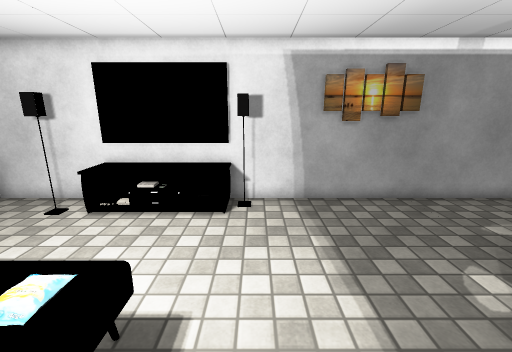
view 1 (above)

16 first-person views from a walk through a 3-D level made in the Unity game engine. The camera is 1.5 m above the floor, tilts 14° down and sees 90° across. The floor is counted in squares, 0.4 m on a side. Each view is taken from the middle of a square. On the plan, view 1 faces up. The plan holds only what a view shows up to about 20 squares ahead; the rest is blank. The place goes on beyond the plan. The player is left out. Some surface patterns are stand-ins.

view 2
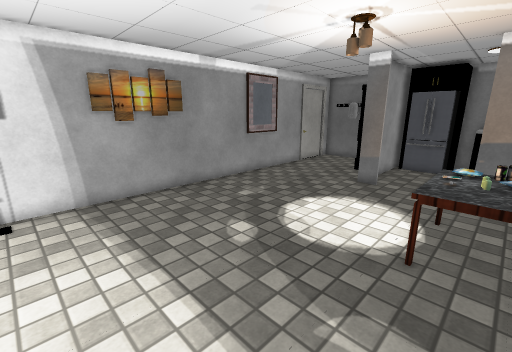

view 3
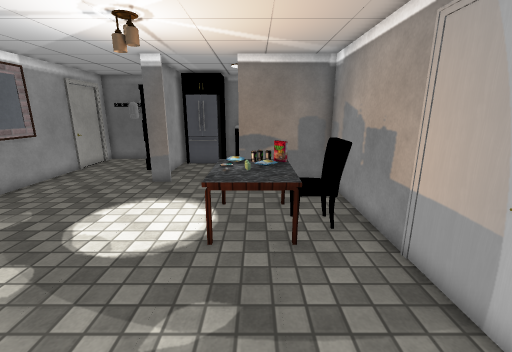

view 4
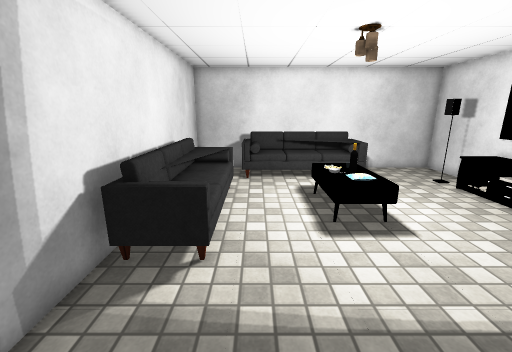

view 5
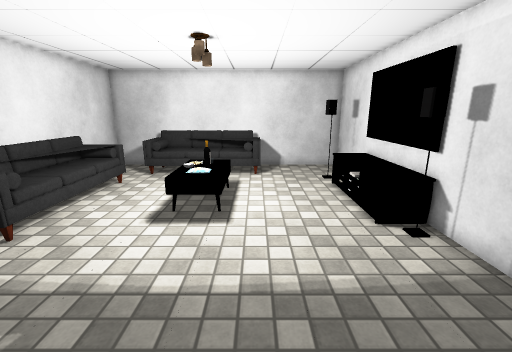

view 6
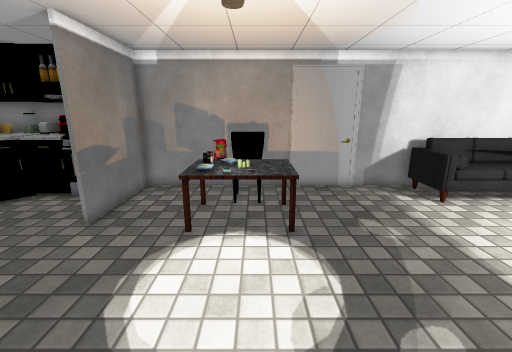

view 7
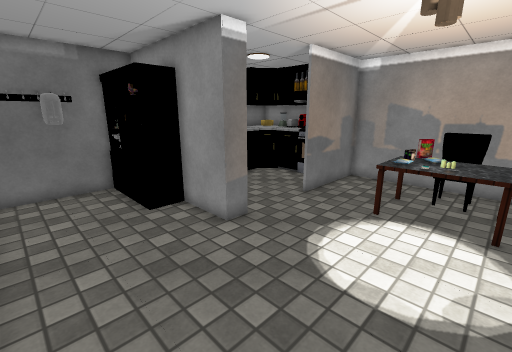

view 8
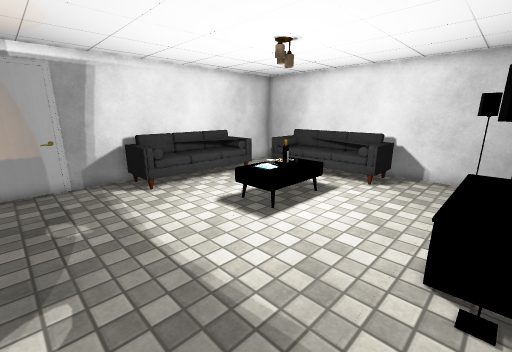

view 9
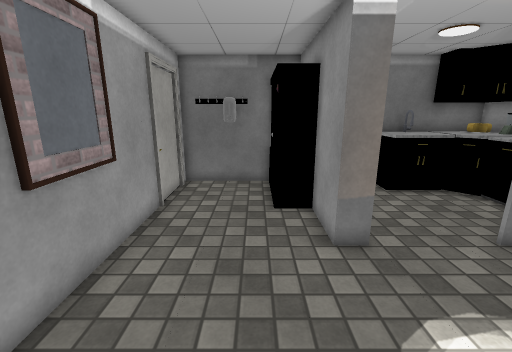

view 10
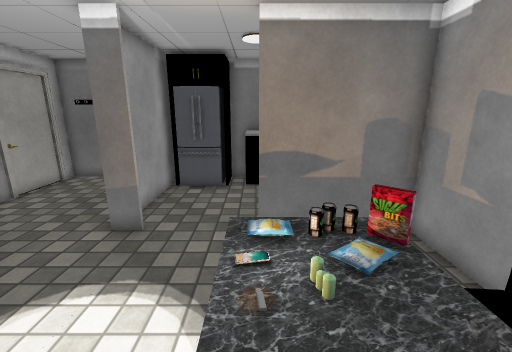

view 11
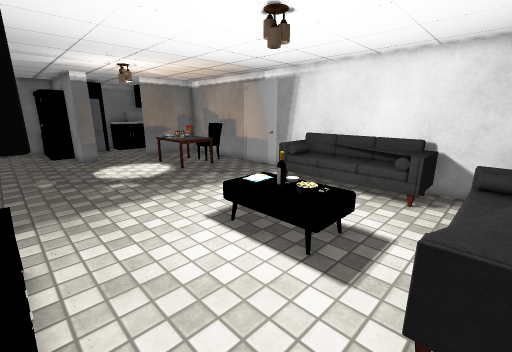

view 12
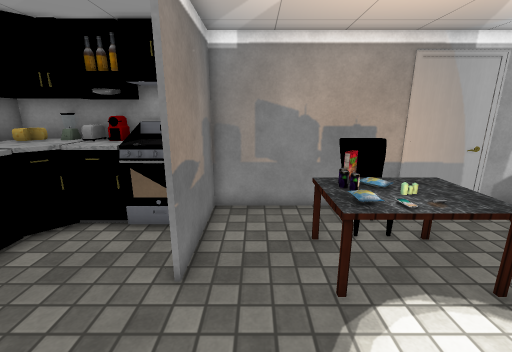

view 13
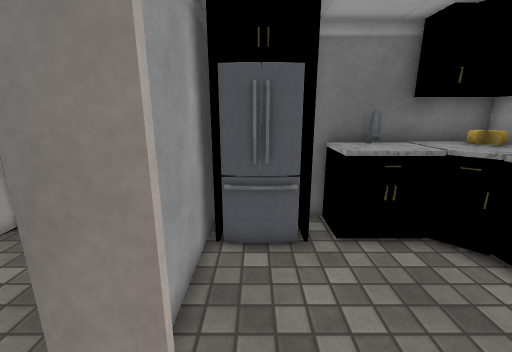

view 14
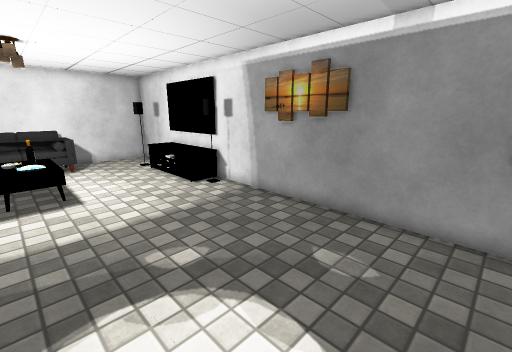

view 15
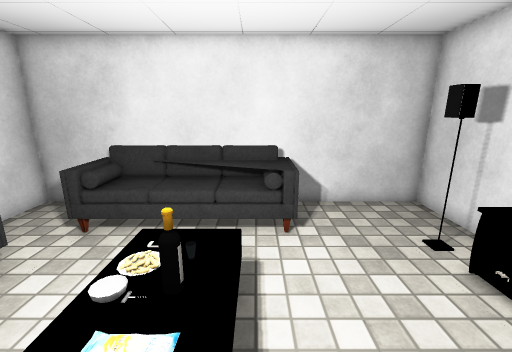

view 16
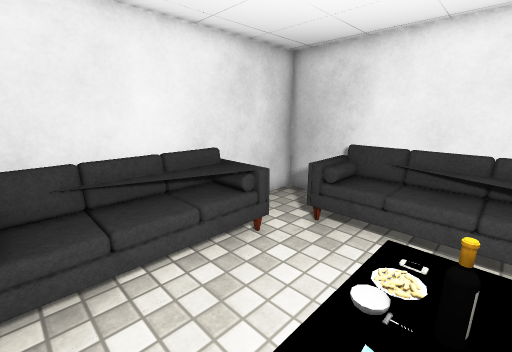

### Floor plan
Points are (right, up) in squares from view 1. A wall is a line through its corners. A room is listed if a view was taken in it or the views show most of it. See-through windows are left out.
Room 1 (views 1, 2, 3, 4, 5, 6, 7, 8, 9, 10, 11, 12, 13, 14, 15, 16)
walls: (13.7, 3.6) (13.7, 4.7) (16.5, 4.7); (16.5, 4.5) (15.4, 4.5); (16.4, -3.1) (18.1, -3.1); (15.6, -5) (20.9, -5) (20.9, 1.5); (18.1, -4.4) (18.1, -3) (18.9, -2.2) (18.9, 0.5) (20.9, 0.5); (20.9, 6.1) (20.9, 11) (-11.5, 11) (-11.5, -5) (13.7, -5) (13.7, 0)
objects: sofa (-11, -2) to (-8, 5); other object (-8, 9); sofa (-7, -4) to (0, -2); table (-6, 2) to (-2, 4); other object (-6, 9) to (-1, 10); other object (-4, 1); bottle (-4, 3); other object (0, 10); table (7, -2) to (10, 0); other object (8, -4) to (9, -2); candle (8, -1); other object (9, 0); stove (15, -4) to (16, -3); bookshelf (17, 5) to (20, 6); cabinet (19, 1) to (20, 1); fridge (19, 2) to (20, 4); other object (19, 6); bag (20, 8) to (20, 9)

Where each view was taken, in squares from view 1:
view 1: 0 up, 0 right, facing up
view 2: 1 down, 0 right, facing up-right
view 3: 1 down, 0 right, facing right
view 4: 1 down, 6 right, facing left
view 5: 5 up, 7 right, facing left
view 6: 8 up, 8 right, facing down
view 7: 10 up, 7 right, facing down-right
view 8: 10 up, 5 right, facing down-left
view 9: 7 up, 7 right, facing right
view 10: 0 up, 6 right, facing right
view 11: 9 up, 9 left, facing down-right
view 12: 5 up, 12 right, facing down
view 13: 3 up, 12 right, facing right
view 14: 2 up, 11 right, facing up-left
view 15: 4 up, 1 left, facing left
view 16: 3 up, 1 left, facing down-left
